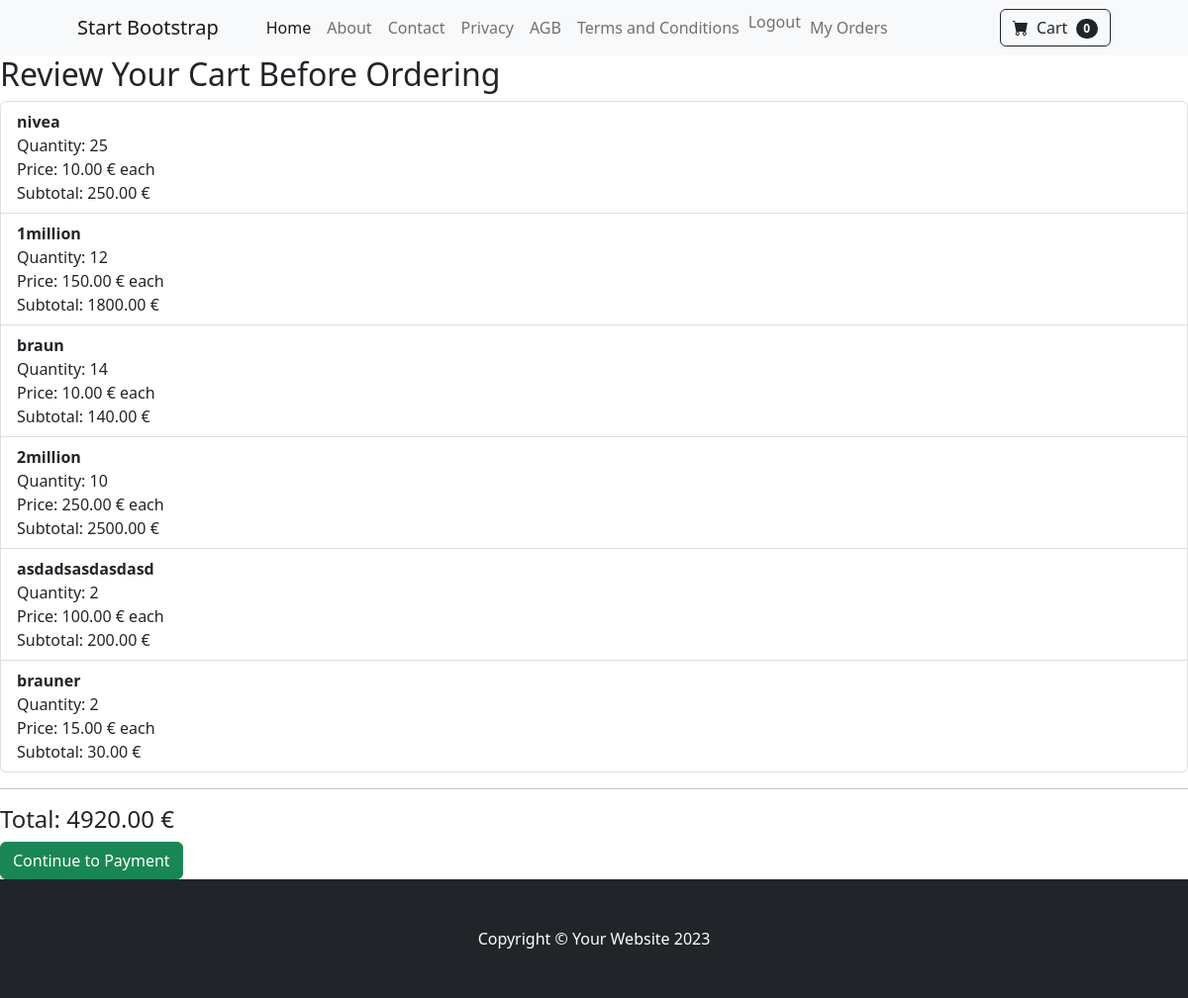
Before: /orders/review/ (signed in) with the older database file.
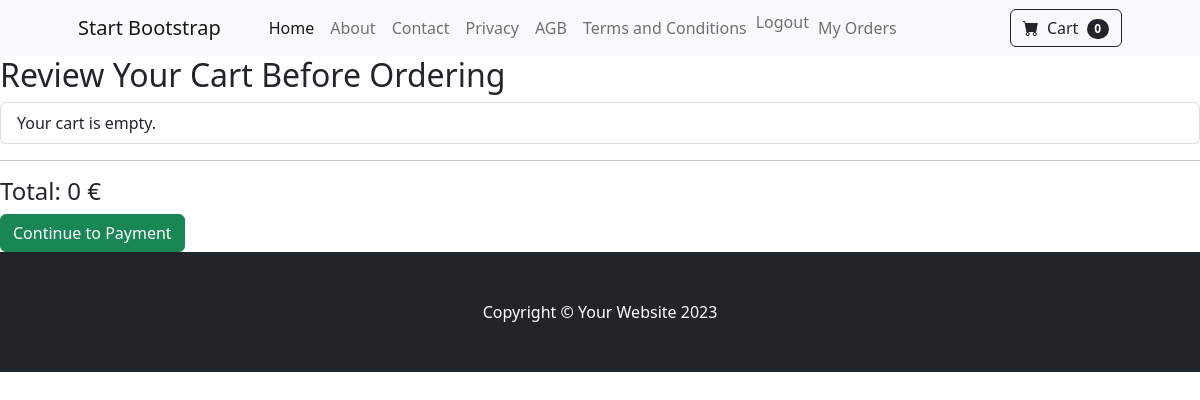
After: the same page with the newer database file.
### cart/models.py (models this page shows, shortened)
class CartItem(models.Model):
    cart = models.ForeignKey(Cart, on_delete=models.CASCADE, related_name='items')
    product = models.ForeignKey(Item, on_delete=models.CASCADE)
    quantity = models.PositiveIntegerField(default=1)
    def model_get_total_price(self) -> float:
        return self.quantity * self.product.price

### shop/models.py (models this page shows, shortened)
class Item(models.Model):
    category = models.ForeignKey(Category, on_delete=models.CASCADE, related_name='products')
    name = models.CharField(max_length=200)
    slug = models.SlugField(unique=True)
    on_sale = models.BooleanField(default=False)
    description = models.TextField(blank=True)
    price = models.DecimalField(max_digits=10, decimal_places=2)
    old_price = models.DecimalField(max_digits=10, decimal_places=2, blank=True, null=True)  # <--- NEU
    available = models.BooleanField(default=True)
    image = models.ImageField(upload_to='products/', blank=True, null=True)
    created = models.DateTimeField(auto_now_add=True)
    updated = models.DateTimeField(auto_now=True)

### orders/views.py (the view)
# urls.py: path('review/', views.user_order_review_view, name='order_review'),
def user_order_review_view(request):
    cart_service = CartService(user=request.user)
    cart_items = cart_service.get_cart_items()
    total_price = cart_service.get_total_price()
    return render(request, 'order_review.html', {"cart_items": cart_items, "total_price": total_price})

### cart/services/cart_services.py (called while the page is built)
    def _get_cart(self) -> Cart | None:
        try:
            return Cart.objects.get(user=self.user)
        except Cart.DoesNotExist:
            return None

    def get_cart_items(self) -> list[CartItem]:
        return self.cart.items.all() if self.cart else []

    def get_total_price(self)-> float:
        return sum(item.model_get_total_price() for item in self.get_cart_items())

### orders/templates/order_review.html (shortened to what this page needs)
{% extends 'base.html' %}
{% block content %}
<h2>Review Your Cart Before Ordering</h2>
<ul class="list-group">
    {% for item in cart_items %}
    <li class="list-group-item">
        <strong>{{ item.product.name }}</strong><br />
        Quantity: {{ item.quantity }}<br />
        Price: {{ item.product.price }} € each<br />
        Subtotal: {{ item.model_get_total_price }} €
    </li>
    {% empty %}
    <li class="list-group-item">Your cart is empty.</li>
    {% endfor %}
</ul>
<hr>
<h4>Total: {{ total_price }} €</h4>
<form method="post" action="{% url 'payments:create_payment' %}">
    <button type="submit" class="btn btn-success">Continue to Payment</button>
</form>
{% endblock %}

Changed rows visible on the page:
removed CartItem: product.name "nivea", quantity "25", product.price "10.00", model_get_total_price "250.00"
removed CartItem: product.name "1million", quantity "12", product.price "150.00", model_get_total_price "1800.00"
removed CartItem: product.name "braun", quantity "14", product.price "10.00", model_get_total_price "140.00"
removed CartItem: product.name "2million", quantity "10", product.price "250.00", model_get_total_price "2500.00"
removed CartItem: product.name "asdadsasdasdasd", quantity "2", product.price "100.00", model_get_total_price "200.00"
removed CartItem: product.name "brauner", quantity "2", product.price "15.00", model_get_total_price "30.00"
Other visible differences:
{{ total_price }}: "4920.00" → "0"
text now shown: "Your cart is empty."
